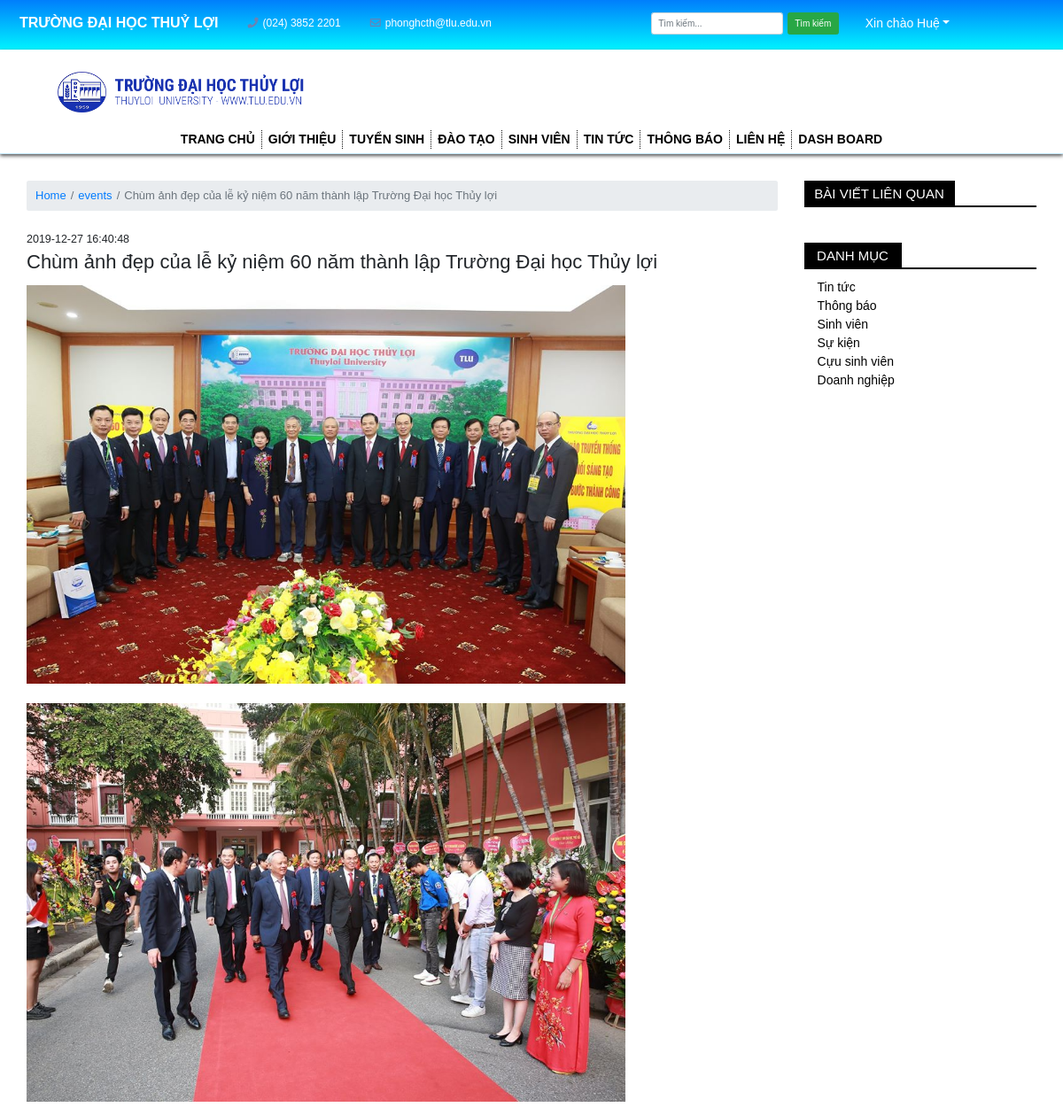
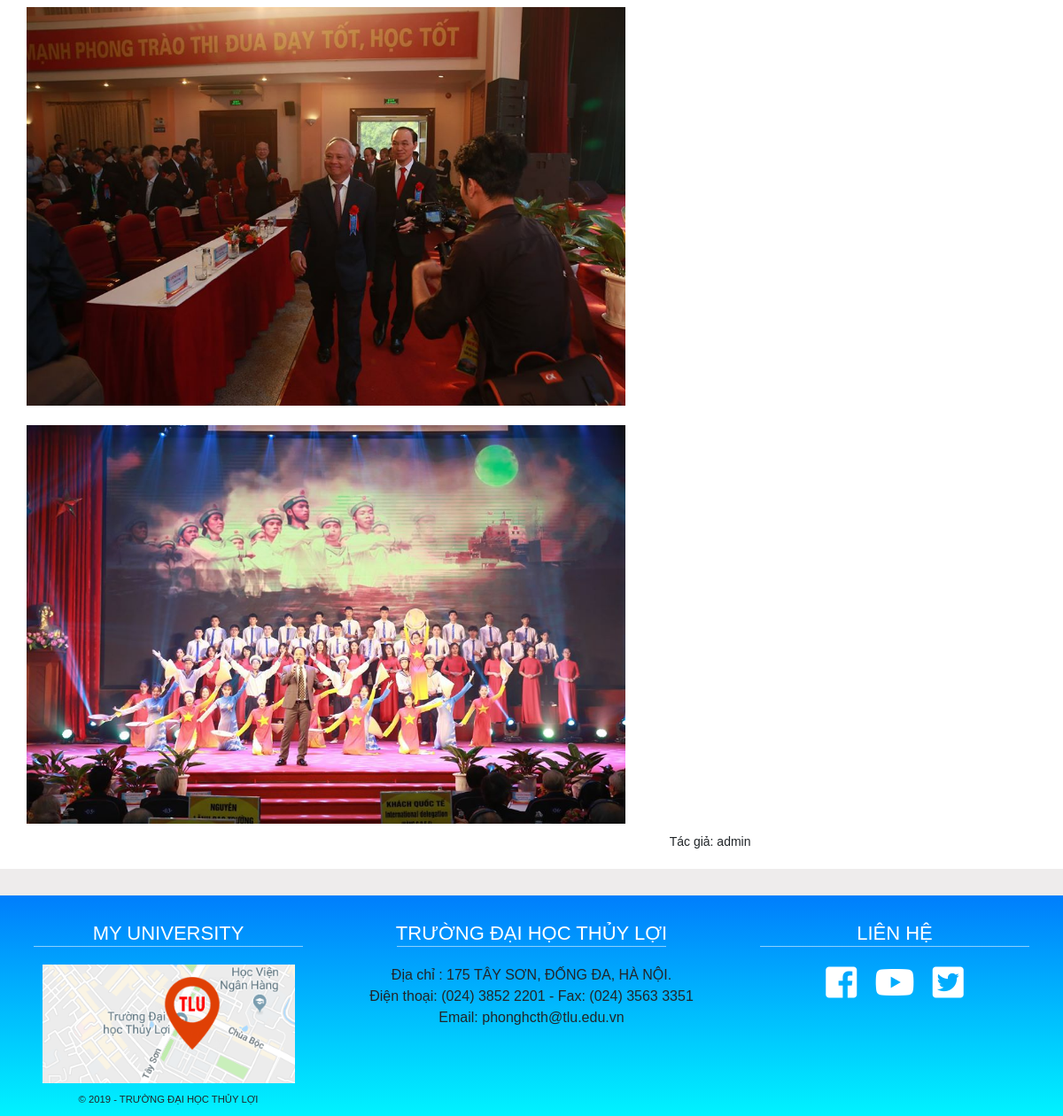
Screenshot of /index.php?category=events&idPost=11 (signed in) with the database file from the repository (2 pictures, top to bottom).
### tables this page shows
CREATE TABLE `Account` (
  `accID` tinyint(1) UNSIGNED NOT NULL,
  `userID` char(11) DEFAULT NULL,
  `firstName` varchar(30) NOT NULL,
  `lastName` varchar(30) NOT NULL,
  `email` varchar(50) NOT NULL,
  `password` varchar(100) NOT NULL,
  `level` tinyint(1) DEFAULT '3',
  `created` datetime DEFAULT CURRENT_TIMESTAMP
);

CREATE TABLE `Posts` (
  `idPost` tinyint(1) NOT NULL,
  `category` varchar(50) NOT NULL,
  `titlePost` varchar(255) DEFAULT NULL,
  `content` text NOT NULL,
  `imgPost` text,
  `author` varchar(30) NOT NULL,
  `accID` tinyint(1) UNSIGNED NOT NULL,
  `dateCreated` datetime DEFAULT CURRENT_TIMESTAMP,
  `description` varchar(255) NOT NULL
);

### layout/post.php (the view, shortened to what this page needs)
<?php
    if(isset($_GET['idPost'])){
        $idPost=$_GET['idPost'];
    }
?>
<section class="inner-content mt-5">
    <div class="container">
        <?php
        $sql="SELECT * FROM Posts WHERE category like '$category' AND idPost = '$idPost' ORDER BY idPost DESC ";
            $news=mysqli_query($conn, $sql);
            while ($row=mysqli_fetch_array($news)) {
        ?>
        <div class="row">
            <div class="col-md-9 col-12">
                <nav aria-label="breadcrumb">
                    <ol class="breadcrumb f-13">
                        <li class="breadcrumb-item"><a href="index.php">Home</a></li>
                        <li class="breadcrumb-item"><a href=""><?= $row['category']?></a></li>
                        <li class="breadcrumb-item active" aria-current="page"><?= $row['titlePost']?></li>
                    </ol>
                </nav>
                <article class="pt-4">
                    <h5><?= $row['dateCreated'] ;?></h5>
                    <h2><?= $row['titlePost']?></h2>
                    <div class="text"><?= $row['content']?></div>
                    <div class="author float-right pr-5">Tác giả: <?= $row['author']?></div>
                </article>
            </div>
            <?php }?>
            <div class="col-md-3 col-12">
                <div class="title-post">
                    <h3>Bài viết liên quan</h3>
                </div>
                <div class="list-category">
                    <ul class="container pt-3 pl-3">
                    </ul>
                    <div class="notify category mt-5">
                        <h3>Danh mục</h3>
                    </div>
                    <ul class="container pt-3 pl-3">
                        <li><i class="fas fa-caret-right pr-2"></i><a href="#">Tin tức</a></li>
                        <li><i class="fas fa-caret-right pr-2"></i><a href="#">Thông báo</a></li>
                        <li><i class="fas fa-caret-right pr-2"></i><a href="#">Sinh viên</a></li>
                        <li><i class="fas fa-caret-right pr-2"></i><a href="#">Sự kiện</a></li>
                        <li><i class="fas fa-caret-right pr-2"></i><a href="#">Cựu sinh viên</a></li>
                        <li><i class="fas fa-caret-right pr-2"></i><a href="#">Doanh nghiệp</a></li>
                    </ul>
                </div>
            </div>
        </div>
    </div>
</section>

### layout/top-header.php (shortened to what this page needs)
<div class="top-header">
    <div class="container-fluid">
        <div class="row inner-header">
            <div class="col-md-6 position-relative">
                <div id="left-top-header">
                    <ul>
                        <div class="d-flex justify-content-around align-items-center inner-top-left">
                            <div class="name-school">
                                <li><a href=""><span>Trường đại học Thuỷ Lợi<span></a></li>
                            </div>
                            <div class="info-contact">
                                <li>
                                    <i class="fas fa-phone"></i>
                                    <a href="#">(024) 3852 2201</a>
                                </li>
                                <li>
                                    <i class="far fa-envelope"></i>
                                    <a href="#">phonghcth@tlu.edu.vn</a>
                                </li>
                            </div>
                        </div>
                    </ul>
                </div>
            </div>
            <div class="col-md-6 p-auto">
                <div id="right-top-header">
                    <div class="d-flex justify-content-center align-items-center inner-top-right">
                        <div class="search">
                            <form action="" class="form-inline mr-5">
                                <input class="form-control mr-2" type="text" placeholder="Tìm kiếm...">
                                <button type="submit" class="btn btn-success">Tìm kiếm</button>
                            </form>
                        </div>
                        <div class="login">
                            <?php if (isset($_SESSION['idUser'])) {
                                $accID = $_SESSION['idUser'];
                                $sql = "SELECT * FROM Account WHERE accID = $accID ";
                                $user = mysqli_query($conn, $sql);
                                $row = mysqli_fetch_array($user);
                            ?>
                                <div class="dropdown">
                                    <span class="dropdown-toggle" data-toggle="dropdown">Xin chào <?= $row['lastName']; ?></span>
                                </div>
                            <?php } else { ?>
                                <i class="fas fa-sign-out-alt"></i><a href="#" class="lg"data-toggle="modal" data-target="#login-form">Login/Register</a>
                            <?php } ?>
                        </div>
                    </div>
                </div>
            </div>
        </div>
    </div>
</div>

### css/style.css (style rules this page uses)
* { margin: 0; padding: 0; box-sizing: border-box; font-family: sans-serif; font-size: 62.5%; }
.container-fluid { padding-left: 0; padding-right: 0; }
.container { padding-left: 0; padding-right: 0; }
.top-header { background: linear-gradient(180deg, #007efc 0%, #00f3ff 100%); padding: 0.8rem; }
#left-top-header ul { display: flex; }
#left-top-header ul li { display: inline-block; padding: 0 1.4rem; }
#left-top-header ul li a, #left-top-header ul li i { font-size: 1.2rem; color: #FFF; }
#left-top-header ul li i { padding: 0 0.5rem; color: #6b82b3; }
#left-top-header .name-school span { text-transform: uppercase; font-weight: 700; font-size: 1.6rem; }
#left-top-header a, #left-top-header i { font-size: 1.6rem; color: #FFF; }
.inner-top-left>div { margin-top: 0.6rem; }
.inner-top-right>div { margin-top: 0.6rem; }
.login * { font-size: 1.4rem; }
.login .dropdown span { color: #FFF; cursor: pointer; }
.dropdown { position: relative; display: inline-block; }
.title-news h3, .notify h3, .title-post h3 { width: 8rem; height: 3rem; font-size: 1.5rem; font-weight: 500; background: transparent; text-transform: uppercase; color: #FFF; background-color: #f9c100; display: flex; align-items: center; justify-content: space-around; margin-bottom: 1.8rem; }
.notify h3 { width: 11rem; background-color: #000; }
.title-post h3 { width: 17rem; background-color: #000; }
.notify::after, .title-post::after { content: '.'; display: block; font-size: 0; height: 1px; width: 100%; border-top: 2px solid #000; margin-top: -2rem; }
.f-13 * { font-size: 1.3rem; }
.list-category ul li { list-style-type: none; }
.list-category ul li a { font-size: 1.4rem; color: #000; }
.author { font-size: 1.4rem; }
article .text p { margin-top: 1.2rem; font-size: 1.4rem !important; line-height: 1.8; color: #666; }
article h2 { font-size: 2.2rem; }

### rows the page displays
account: lastName "Huệ"
posts: category "events", titlePost "Chùm ảnh đẹp của lễ kỷ niệm 60 năm thành lập Trường Đại học Thủy lợi", dateCreated "2019-12-27 16:40:48", content (picture), author "admin"
